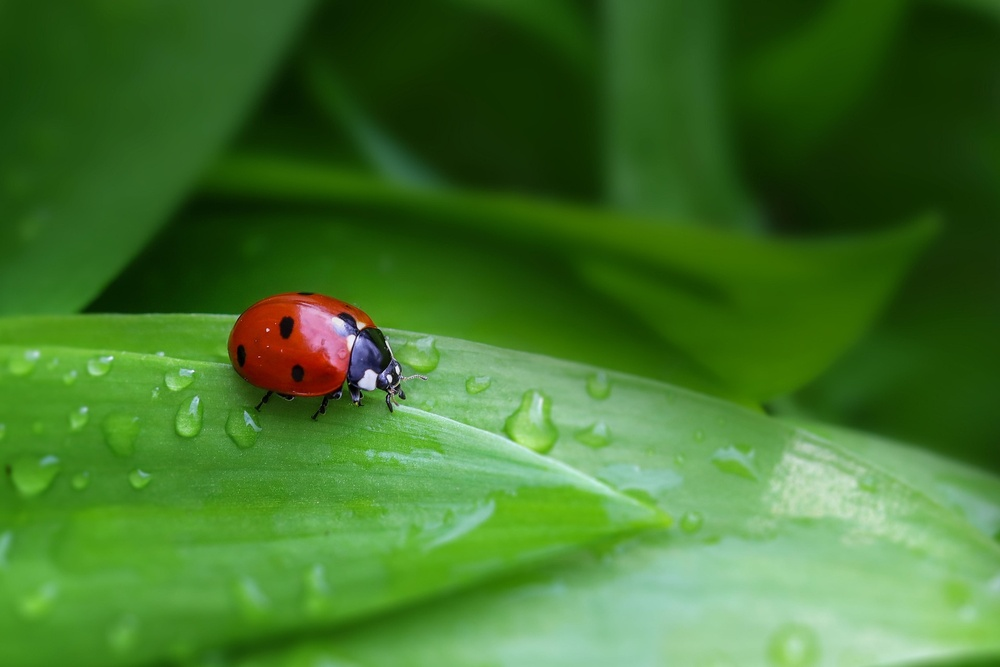
#> input picture 08-Image Segmentation/k-Means Algorithm/ladybug.jpg, 1000 x 667 px, shrunk from 1920 x 1280 before the run
$ jupyter execute main.ipynb
#> lines starting #> are read from the running program, lines starting #| are printed output that depends on the picture
[cell 1]
import cv2
import matplotlib.pyplot as plt
import numpy as np

[cell 2]
def show_img(img):
    plt.figure(figsize=(8,10))
    plt.axis('off')
    plt.imshow(img)

[cell 3]
img = cv2.imread('ladybug.jpg')
#> img is the input picture: shape (667, 1000, 3); mean B, G, R 43.7, 116.5, 65.7
img = cv2.cvtColor(img, cv2.COLOR_BGR2RGB)

[cell 4]
show_img(img)

[cell 5]
h, w, c = img.shape
#> h = 667; w = 1000; c = 3

[cell 6]
Z = img.reshape((-1, 3))
Z = np.float32(Z)

[cell 7]
Z.shape
#> Out = (667000, 3)
# (h*w, color_channel)

[cell 8]
criteria = (cv2.TERM_CRITERIA_EPS + cv2.TERM_CRITERIA_MAX_ITER, 10, 1.0)

[cell 9]
K = 4

[cell 10]
ret, label, center = cv2.kmeans(Z, K, None, criteria, 10, cv2.KMEANS_RANDOM_CENTERS)
#> ret = 557076232.3; center = [[22.82, 58.87, 4.01], [49.32, 101.2, 19.38], [87.75, 158.9, 53.61], [145, 196.8, 143.6]]

[cell 11]
center = np.uint8(center)
#> center = [[22, 58, 4], [49, 101, 19], [87, 158, 53], [145, 196, 143]]

res = center[label.flatten()]
segmented_image = res.reshape((img.shape))
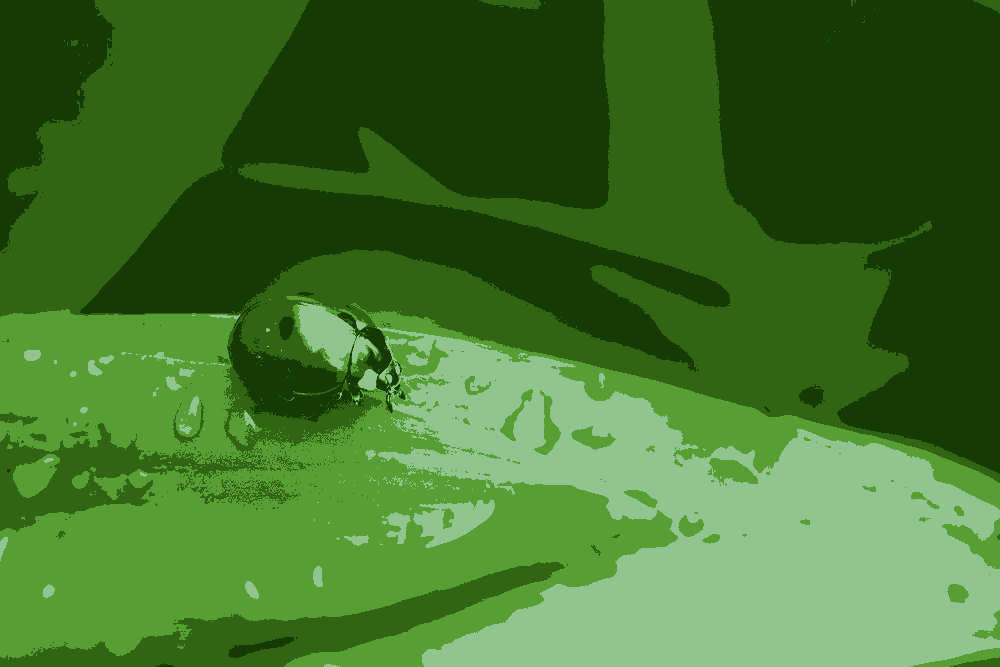
#> segmented_image: shape (667, 1000, 3); mean R, G, B 65.2, 115.8, 43.3

[cell 12]
plt.figure(figsize=(12, 6))

plt.subplot(1, 2, 1)
plt.imshow(img)
plt.title("Orijinal Görüntü")
plt.axis("off")

plt.subplot(1, 2, 2)
plt.imshow(segmented_image)
plt.title(f"K = {K} için Segmentlenmiş Görüntü")
plt.axis("off")

plt.tight_layout()
plt.show()
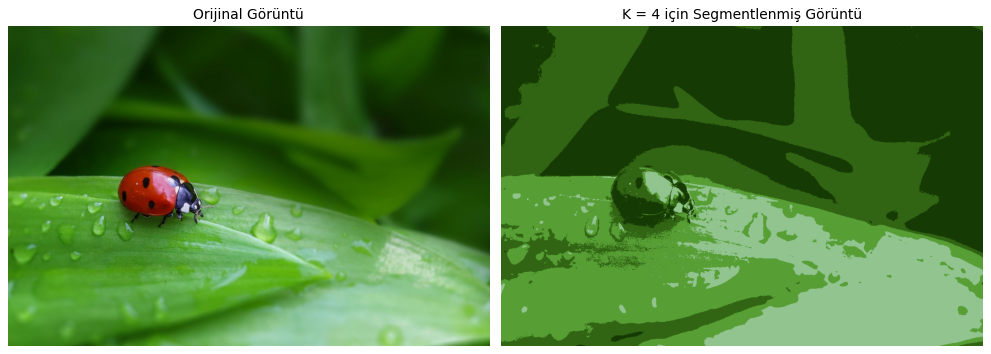
#> figure drawn by matplotlib, 2 panels
